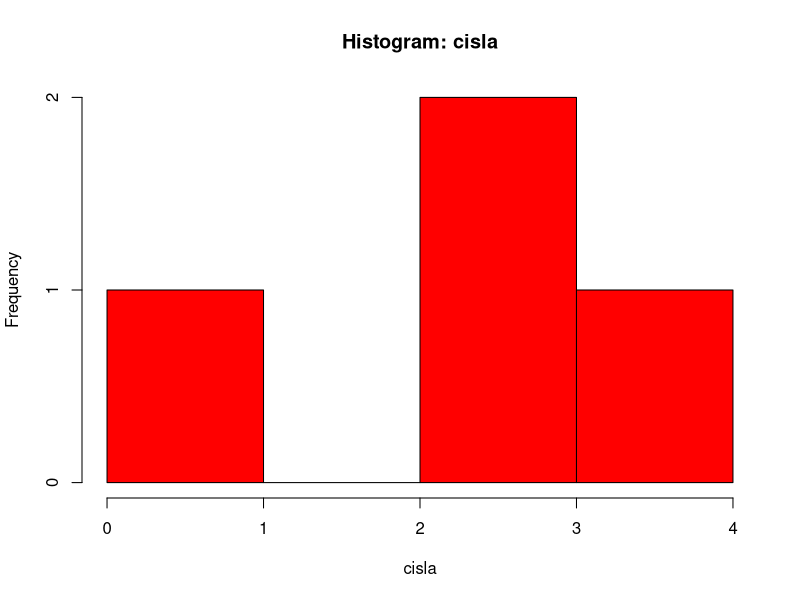
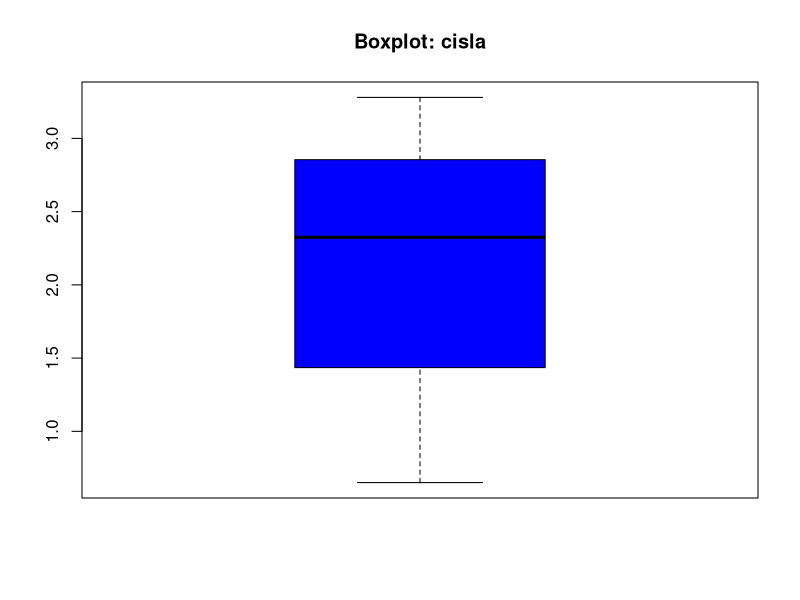

Recreate these plots in R, in order.
#Vektory
#Příklad 1:
vektor <- c(1.79, 3.28, 4.08, 0.65, 3.43, 3.51, 2.43, 2.45, 2.44, 2.11, 2.52, 2.00, 2.22, 3.06, 3.96)

cisla <- vektor[c(2,4,7,13)]
cisla

cisla2 <- cisla+10

prumerCisla <- mean(cisla)
prumerCisla

rozptylCisla <- var(cisla)

smerodatnaOdchylkaCislo <- sd(cisla)

kvartily <- quantile(cisla, probs = c(0.25, 0.75))
kvartily2 <- summary(cisla)

hist(cisla, col ='red', main = paste('Histogram: cisla'))

boxplot(cisla, col = 'blue', main = paste('Boxplot: cisla'))

#Matice
#příklad 2:

matice <- matrix(seq(2,24, by = 2), nrow = 4, ncol = 3, byrow = TRUE)
matice
m1 <- matice[3,] - 3
m1

m2 <- t(matice)
m2

m3 <- cbind(m2, rep(1, nrow(m2)))
m3
radek1 <- rep(c(6,10),length.out = 5)
radek2 <- rep(c(1,0), length.out = 5)

m4 <- rbind(m3, radek1, radek2)
m4

det(m4)
